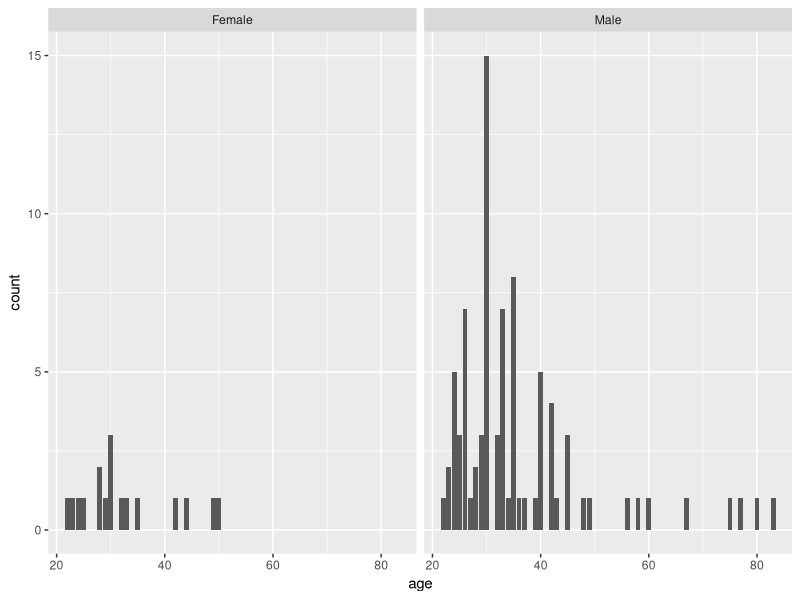
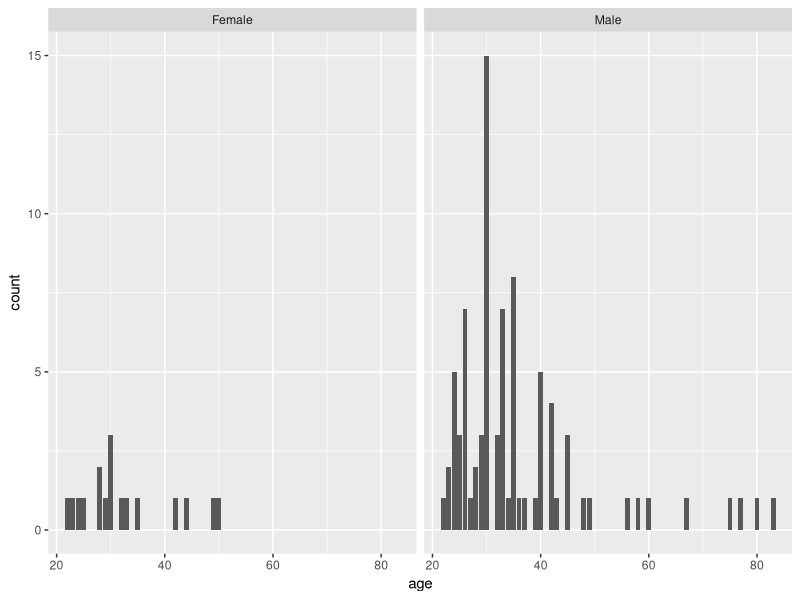

Source code (R) for these figures, in order:
library(tidyverse)

df <- read.csv("out.csv")
glimpse(df)

prop.table(table(df$gender))
library(gmodels)
CrossTable(df$age,df$gender,prop.r=FALSE,prop.t=FALSE,prop.chisq=FALSE,format="SPSS")


ggplot(df,aes(x=age))+
  geom_bar()+
  facet_grid(~gender)

ggsave("plots/age_distribution.png")
